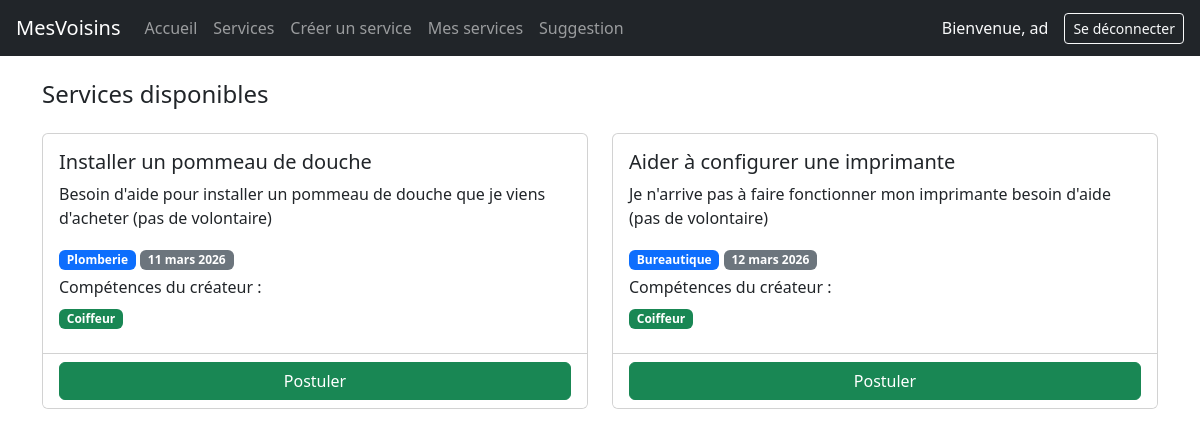
The app's page /app/services/ (signed in) with its own data.
### app/models.py (models this page shows, shortened)
class Service(models.Model):
    title = models.CharField(max_length=100)
    description = models.TextField()
    skill = models.ForeignKey(Skill, on_delete=models.CASCADE)
    creator = models.ForeignKey('auth.User', on_delete=models.CASCADE, related_name='services_crees')
    volunteer = models.ForeignKey('auth.User', null=True, blank=True, on_delete=models.SET_NULL, related_name='volunteer')
    date = models.DateField()
    created_at = models.DateTimeField(auto_now_add=True)

class Skill(models.Model):
    name = models.CharField(max_length=100)
    category = models.ForeignKey('Category',null=True, blank=True, on_delete=models.CASCADE)

class UserSkill(models.Model):
    user = models.ForeignKey('auth.User', on_delete=models.CASCADE)
    skill = models.ForeignKey(Skill, on_delete=models.CASCADE)

### app/views.py (the view)
# urls.py: path("services/", views.services, name="services"),
@login_required
def services(request):
    user_services = Service.objects.filter(creator=request.user)
    services = Service.objects.filter(
    volunteer__isnull=True,
    skill__in=request.user.userskill_set.values_list('skill', flat=True)
    ).exclude(creator=request.user)
    context = {"services": services,"user_services": user_services}
    return render(request, 'services.html', context)

### app/templates/services.html (shortened to what this page needs)
{% extends "base.html" %} {% block content %}
<div class="container mt-4">
  <h4 class="mb-4">Services disponibles</h4>
  <div class="row">
    {% for service in services %} {% if not service in user_services %}
    <div class="col-md-6 mb-3">
      <div class="card h-100">
        <div class="card-body">
          <h5 class="card-title">{{ service.title }}</h5>
          <p class="card-text">{{ service.description }}</p>
          <div class="mb-2">
            <span class="badge bg-primary">{{ service.skill.name }}</span>
            <span class="badge bg-secondary">{{ service.date }}</span>
          </div>
          <div class="mb-2">
            <h6>Compétences du créateur :</h6>
            {% for skill in service.creator.userskill_set.all %}
            <span class="badge bg-success">{{ skill.skill.name }}</span>
            {% endfor %}
          </div>
        </div>
        <div class="card-footer bg-white">
          <form action="{% url 'app:postulez' service.id %}" method="post">
            <button type="submit" class="btn btn-success w-100">
              Postuler
            </button>
          </form>
        </div>
      </div>
    </div>
    {% endif %} {% endfor %}
  </div>
</div>
{% endblock %}

### templates/base.html (shortened to what this page needs)
{% load django_bootstrap5 %}
<!doctype html>
<html lang="fr">
  <head>    <meta charset="UTF-8" />
    {% load django_bootstrap5 %}
    {% bootstrap_css %}
</head>
  <body>
    <header>
      <nav class="navbar navbar-expand-lg navbar-dark bg-dark px-3">
      <a class="navbar-brand" href="{% url 'app:home' %}">MesVoisins</a>
      <div class="collapse navbar-collapse">
        <ul class="navbar-nav me-auto">
          <li class="nav-item">
            <a class="nav-link" href="{% url 'app:home' %}">Accueil</a>
          </li>
          {% if user.is_authenticated %}
          <li class="nav-item">
            <a class="nav-link" href="{% url 'app:services' %}">Services</a>
          </li>
          <li class="nav-item">
            <a class="nav-link" href="{% url 'app:create_service' %}">Créer un service</a>
          </li>
          <li class="nav-item">
            <a class="nav-link" href="{% url 'app:my_services' %}">Mes services</a>
          </li>
          <li class="nav-item">
            <a class="nav-link" href="{% url 'app:exchange' %}">Suggestion</a>
          </li>
          {% endif %}
        </ul>
        <ul class="navbar-nav ms-auto align-items-center">
          {% if user.is_authenticated %}
          <li class="nav-item">
            <span class="navbar-text text-light me-3">Bienvenue, {{ user.username }}</span>
          </li>
          <li class="nav-item">
            <form method="post" action="{% url 'logout' %}">
              <button type="submit" class="btn btn-outline-light btn-sm">Se déconnecter</button>
            </form>
          </li>
          {% else %}
          <li class="nav-item">
            <a class="btn btn-outline-light btn-sm" href="{% url 'login' %}">Connexion</a>
          </li>
          {% endif %}
        </ul>
      </div>
    </nav>
    </header>
    <main>{% block content %}{% endblock %}</main>
  </body>
</html>

### records on screen
Service: title "Installer un pommeau de douche", description "Besoin d'aide pour installer un pommeau de douche que je viens d'acheter (pas de volontaire)", skill.name "Plomberie", date "11 mars 2026"
UserSkill: skill.name "Coiffeur"
Service: title "Aider à configurer une imprimante", description "Je n'arrive pas à faire fonctionner mon imprimante besoin d'aide (pas de volontaire)", skill.name "Bureautique", date "12 mars 2026"

### other values on screen
{{ user.username }} "ad"
